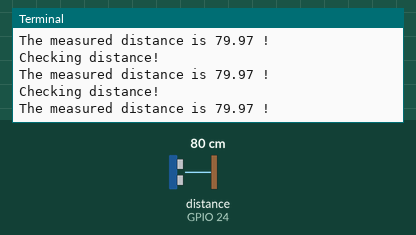
Simulated run of this program. Board: Raspberry Pi (BCM pin numbers). Parts: the last lines printed to the terminal. The test bench sets the inputs (shaded band); at power-on: distance to the obstacle (sensor on GPIO 24) 80 cm. The echo pulse lasts 58.3 µs per cm; the clock reads 2024-03-15 10:24:30 at power-on unless the program sets it.

Above: at 5.0 s.
5.1 s: distance to the obstacle (sensor on GPIO 24) set to 9 cm
At 6.0 s:
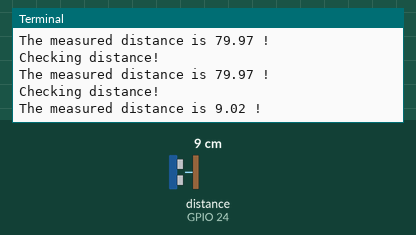
6.6 s: distance to the obstacle (sensor on GPIO 24) set to 18 cm
At 7.0 s:
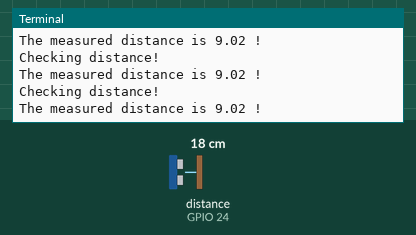
Timing chart, 0 to 9.6 s (numbered marks = the images above; inputs shaded):
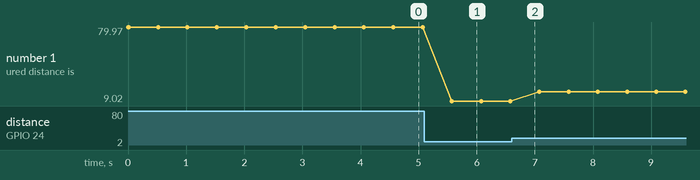

The program:

distance_check.py
```python
import RPi.GPIO as GPIO
import time

def distance_check(TRIG, ECHO):
	print("Checking distance!")
	GPIO.setmode(GPIO.BCM)
	GPIO.setup(TRIG, GPIO.OUT)
	GPIO.setup(ECHO, GPIO.IN)

	GPIO.output(TRIG, True)
	time.sleep(0.00001)
	GPIO.output(TRIG, False)

	start = time.time()
	end = time.time()

	while GPIO.input(ECHO) == 0:
		start = time.time()

	while GPIO.input(ECHO) == 1:
		end = time.time()

	duration = end - start
	dist = round(duration * 17150, 2)

	print("The measured distance is", dist, "!")
	return dist

dist = distance_check(23, 24)

while True and dist > 5:
	dist = distance_check(23, 24)
	time.sleep(0.5)
```

Measured:
- after the input at 5.1 s, the terminal: prints a new line after 0.47 s (image 1)
- plotted number 1: 79.97 → 9.02 after the input at 5.1 s, 9.02 → 18.02 after the input at 6.6 s
